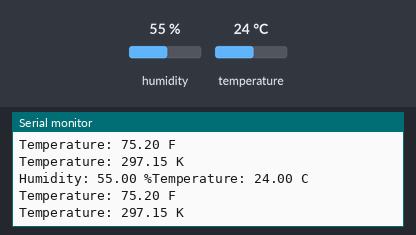
A sketch run on a simulated Arduino Uno, built with avr-gcc and run on an emulated ATmega328P. Shown: the last lines printed to the serial monitor. The inputs (shaded band) are chosen by the test bench; at power-on: humidity 55 %, temperature 24 °C.

Above: at 2.9 s.
3.0 s: humidity set to 22 %
At 4.58 s:
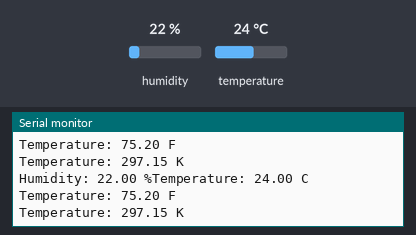
5.8 s: temperature set to 12 °C
At 6.68 s:
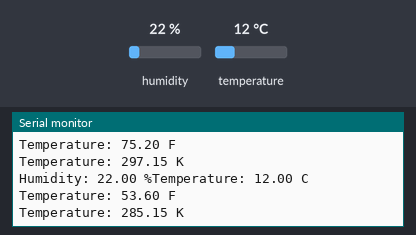
8.6 s: temperature set to 41 °C
At 10.89 s:
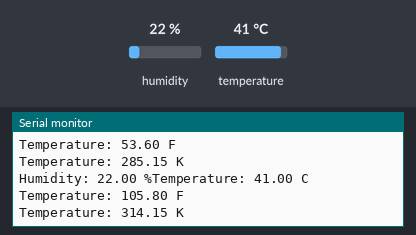
Timing chart, 0 to 12.4 s (numbered marks = the images above; inputs shaded):
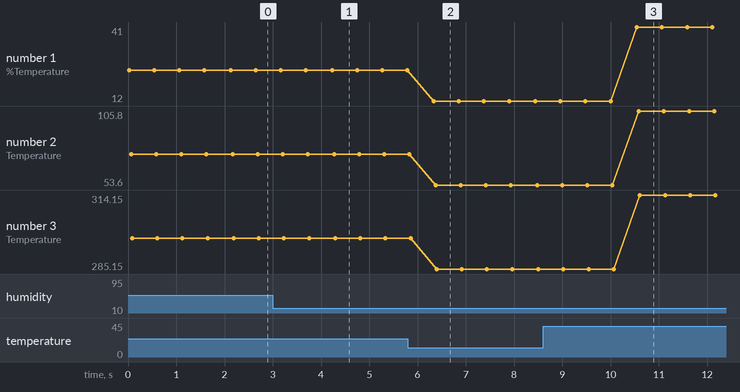

The sketch:

Temperature.ino
```cpp
#include<DHT.h>
DHT dht(2,DHT11);
void setup()
{
  Serial.begin(9600);
  dht.begin();
}
void loop()
{
  float h=dht.readHumidity();
  float t_c=dht.readTemperature();
  float t_f=dht.readTemperature(true);
  float t_k = t_c+273.15;
  Serial.print("Humidity: " + String(h) + " %");
  Serial.println("Temperature: " + String(t_c) + " C");
  Serial.println("Temperature: " + String(t_f) + " F");
  Serial.println("Temperature: " + String(t_k) + " K");
  delay(500);
}
```

Measured:
- after the input at 3.0 s, the serial monitor: prints a new line after 1.2 s (image 1)
- after the input at 5.8 s, the serial monitor: prints a new line after 0.53 s (image 2)
- after the input at 8.6 s, the serial monitor: prints a new line after 1.9 s (image 3)
- plotted number 1: 24 → 12 after the input at 5.8 s, 12 → 41 after the input at 8.6 s
- plotted number 2: 75.2 → 53.6 after the input at 5.8 s, 53.6 → 105.8 after the input at 8.6 s
- plotted number 3: 297.15 → 285.15 after the input at 5.8 s, 285.15 → 314.15 after the input at 8.6 s
